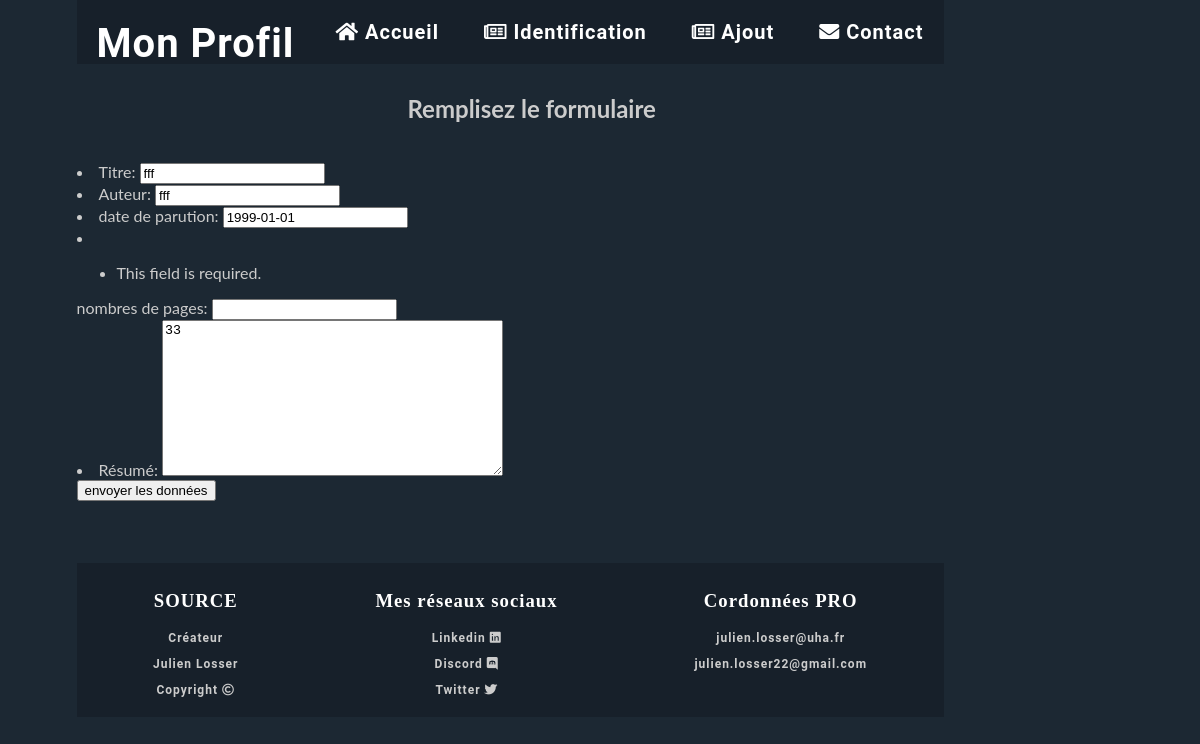
/myfirstapp/updatelivre/1/, run on the app's committed database.
### myfirstapp/models.py (models this page shows, shortened)
class Livre(models.Model): #déclare la classe Livre héritant de la classe Model, classe de base des modèles
    titre = models.CharField(max_length=100) # défini un champs de type texte de 100 caractères maximum
    auteur = models.CharField(max_length=100)
    date_parution = models.DateField(blank=True, null=True) # champs de type date,pouvant être null ou ne pas être rempli
    nombre_pages = models.IntegerField(blank=False) # champs de type entier devant être obligatoirement rempli
    resume = models.TextField(max_length=1500, null = True, blank = True) # champs de type text long
    def dico(self):
        return {"titre":self.titre,'auteur':self.titre,'date_parution':self.date_parution,'nombres_pages':self.nombre_pages,'resume':self.resume,}

### myfirstapp/views.py (the view)
def updatelivre(request, id):
    livre = models.Livre.objects.get(pk=id)
    form = LivreForm(livre.dico())
    return render(request,"myfirstapp/ajout.html/", {"form": form, "id": id})

### myfirstapp/forms.py
class LivreForm(ModelForm):
    class Meta:
        model = models.Livre
        fields = ('titre','auteur','date_parution','nombre_pages','resume')
        labels = {
        'titre' :_('Titre'),
        'auteur' :_('Auteur') ,
        'date_parution' :_('date de parution'),
        'nombre_pages' :_('nombres de pages'),
        'resume' :_('Résumé')
        }

### myfirstapp/templates/myfirstapp/ajout.html (shortened to what this page needs)
{% extends 'myfirstapp/main.html' %}
 {% block content %}
<section>
     {% if id == None %}
     <form method="post" action="/myfirstapp/traitement/">
         {% else %}
       <form method="post" action="/myfirstapp/updatelivre/{{id}}/">
        {% endif %}
           <h1 class="titre"> Remplisez le formulaire</h1>
            <br>
            {{ form.as_ul }}
                <input type="submit" value="envoyer les données">
             </form>
</section>
 {% endblock %}

### myfirstapp/static/myfirstapp/index.css (style rules this page uses)
html,body { margin: 0; padding: 0; width: 85%; font-family: "Lato"; }
.fond { background-color: #1C2833; background-size: cover; width: 85%; margin: auto; padding: auto; color: #ccc; }
.titre { margin-top: 30px; margin-left: 5%; text-align: center; animation: apparition 0.8s ease-out; }

### data on the page
Livre: titre "fff", auteur "fff", date_parution "1999-01-01", resume "33"
